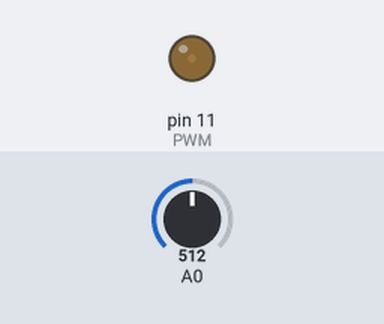
The sketch below on a simulated Arduino Uno, built with avr-gcc and run on an emulated ATmega328P. On the bench: output pins drawn as LEDs (lit = HIGH). The inputs (shaded band) are chosen by the test bench; at power-on: A0 = 512.

Above: at 1.2 s.
1.3 s: A0 set to 900
At 1.8 s:
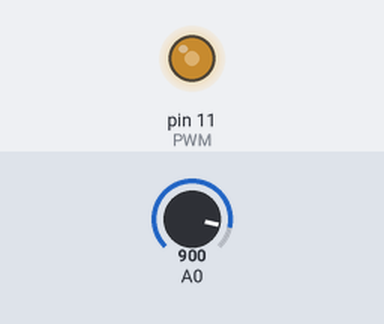
2.8 s: A0 set to 1023
At 4.0 s:
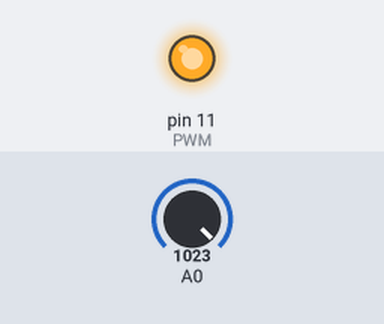
4.3 s: A0 set to 122
At 5.3 s:
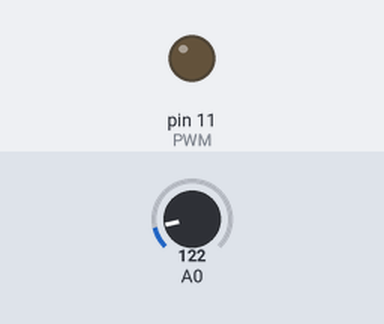
Timing chart, 0 to 7.3 s (numbered marks = the images above; inputs shaded):
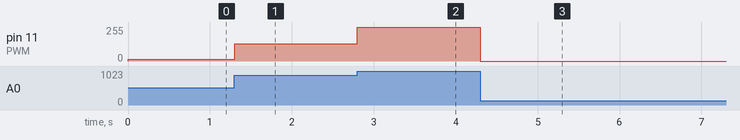

Measured:
- after the input at 1.3 s, pin 11 (PWM): 15/255 → 130/255 at once
- after the input at 2.8 s, pin 11 (PWM): 130/255 → 255/255 at once
- after the input at 4.3 s, pin 11 (PWM): 255/255 → 0/255 at once

The sketch:

Volume2.ino
```cpp
const int PWM = 11;

void setup() {
}

void loop() {
    int x = analogRead(A0);
    int y = exp(x / 1023.0 * log(256.0)) - 1;
    analogWrite(PWM, y);
}
```
